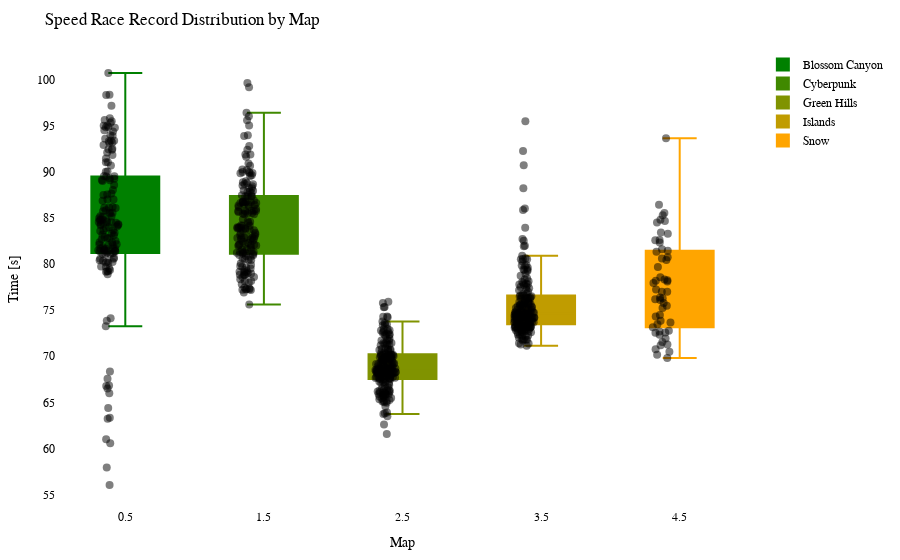

The notebook cell saved with this chart:
### Code cell
import plotly.graph_objects as go
import plotly.io as pio

df = getRecordsDataframe(minigame="Wettrennen")

# Calculate the offset for centering the data points
num_columns = len(df.columns)
offset = 0.5

# Create a Swarm plot using Plotly
fig = go.Figure()

cmap = LinearSegmentedColormap.from_list("green_orange", ["green", "orange"])
colors = [to_hex(cmap(i / (num_columns - 1))) for i in range(num_columns)]

for i, (column, color) in enumerate(zip(df.columns, colors)):
    x_values = [i + offset] * len(df[column])  # Adjust x-values with offset for horizontal centering
    fig.add_trace(go.Box(x=x_values,
                         y=df[column],
                         name=column,
                         boxpoints='all',
                         pointpos=-0.5,  # Adjust point position to prevent overlapping
                         marker=dict(color='rgba(0,0,0,0.5)', size=8),  # Adjust marker color and size
                         line=dict(color=color),
                         fillcolor=color,
                         hovertext=df_to_html.index,
                         hoverinfo='name+text+y',
                         showlegend=True))

fig.update_layout(title="Speed Race Record Distribution by Map",
                  xaxis=dict(title="Map"),
                  yaxis=dict(title="Time [s]"),
                  showlegend=True,
                  font=dict(family="Arial", size=12, color="black"),  # Customize font
                  plot_bgcolor="white",  # Set background color
                  margin=dict(l=50, r=50, t=50, b=50),  # Adjust margins for better layout
                  )


pio.show(fig)

pio.write_html(fig, "out/wettr_swarm_plot.html")

### Figure 1 — Plotly figure (JSON) as saved in the notebook; plotly's stock layout.template omitted (floating-point values rounded to 4 significant figures; data arrays with more than 128 entries replaced by an {"elided": "..."} marker saying what was removed)
{"data": [{"boxpoints": "all", "fillcolor": "#008000", "hoverinfo": "name+text+y", "hovertext": {"elided": "210 str values"}, "line": {"color": "#008000"}, "marker": {"color": "rgba(0,0,0,0.5)", "size": 8}, "name": "Blossom Canyon", "pointpos": -0.5, "showlegend": true, "type": "box", "x": {"elided": "210 float values"}, "y": {"elided": "210 float values"}}, {"boxpoints": "all", "fillcolor": "#408900", "hoverinfo": "name+text+y", "hovertext": {"elided": "210 str values"}, "line": {"color": "#408900"}, "marker": {"color": "rgba(0,0,0,0.5)", "size": 8}, "name": "Cyberpunk", "pointpos": -0.5, "showlegend": true, "type": "box", "x": {"elided": "210 float values"}, "y": {"elided": "210 float values"}}, {"boxpoints": "all", "fillcolor": "#809300", "hoverinfo": "name+text+y", "hovertext": {"elided": "210 str values"}, "line": {"color": "#809300"}, "marker": {"color": "rgba(0,0,0,0.5)", "size": 8}, "name": "Green Hills", "pointpos": -0.5, "showlegend": true, "type": "box", "x": {"elided": "210 float values"}, "y": {"elided": "210 float values"}}, {"boxpoints": "all", "fillcolor": "#c09c00", "hoverinfo": "name+text+y", "hovertext": {"elided": "210 str values"}, "line": {"color": "#c09c00"}, "marker": {"color": "rgba(0,0,0,0.5)", "size": 8}, "name": "Islands", "pointpos": -0.5, "showlegend": true, "type": "box", "x": {"elided": "210 float values"}, "y": {"elided": "210 float values"}}, {"boxpoints": "all", "fillcolor": "#ffa500", "hoverinfo": "name+text+y", "hovertext": {"elided": "210 str values"}, "line": {"color": "#ffa500"}, "marker": {"color": "rgba(0,0,0,0.5)", "size": 8}, "name": "Snow", "pointpos": -0.5, "showlegend": true, "type": "box", "x": {"elided": "210 float values"}, "y": {"elided": "210 float values"}}], "layout": {"font": {"color": "black", "family": "Arial", "size": 12}, "margin": {"b": 50, "l": 50, "r": 50, "t": 50}, "plot_bgcolor": "white", "showlegend": true, "title": {"text": "Speed Race Record Distribution by Map"}, "xaxis": {"title": {"text": "Map"}}, "yaxis": {"title": {"text": "Time [s]"}}}}
